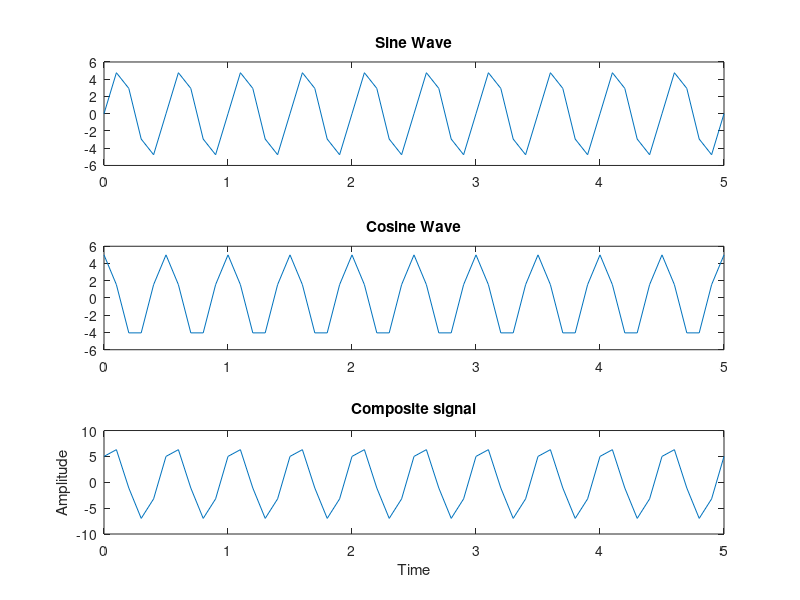

MATLAB code to generate this figure:
clc;
clear all;
a_x = 5;
phi = 0;
T = 5;
F = 2;
Fs = 10;
t = 0:1/Fs:T;
x = a_x * sin(2*pi*F*t+phi);

subplot(3,1,1);
plot(t,x);
title("Sine Wave");

y = a_x * cos(2*pi*F*t+phi);
subplot(3,1,2);
plot(t,y);
title("Cosine Wave");

z = x + y;
subplot(3,1,3);
plot(t,z);
xlabel("Time");
ylabel("Amplitude")
title("Composite signal")